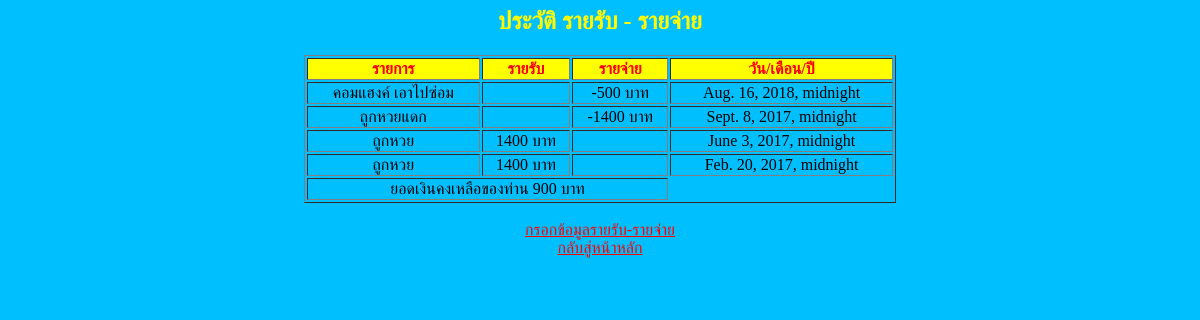
Before: /history with the older database file.
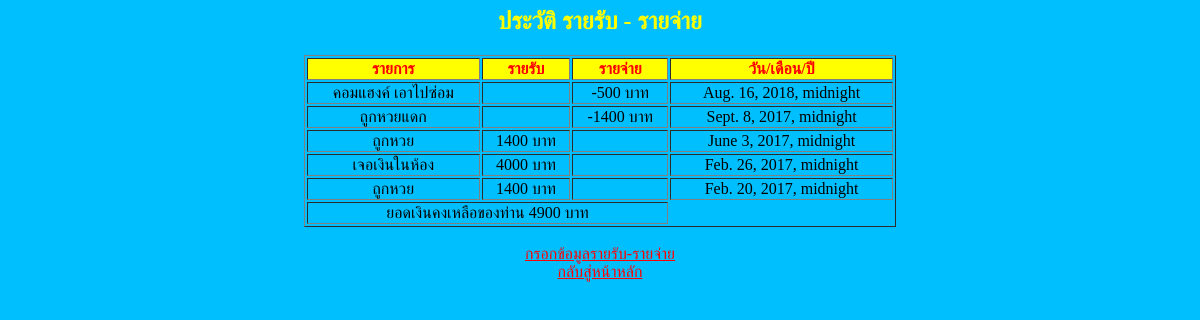
After: the same page with the newer database file.
### account/models.py (models this page shows, shortened)
class Account(models.Model):
    account_text = models.CharField(max_length=200)
    account_money = models.IntegerField(default=0)
    pub_date = models.DateTimeField('date published')

### account/views.py (the view)
# urls.py: url(r'^history$', views.history, name='history' ),
def history(request):
    payment_list = Account.objects.order_by('-pub_date')
    total = 0
    for money in payment_list:
        total = total + money.account_money
    return render(request,"account/history.html",{'payment_list':payment_list, 'amt_total':total})

### account/templates/account/history.html
{% load static %}
<html>
<center>
<head>
<link rel="stylesheet" href="{% static 'style.css' %}">
</head>
<body bgcolor="#00BFFF" class="ex1">
<h2 style = "text-align: center;color:rgb(255, 255, 0);">ประวัติ รายรับ - รายจ่าย</h2>
<table border=1 style="width:50%">
        <tr>
            <th>รายการ</th>
            <th>รายรับ</th>
            <th>รายจ่าย</th>
	    <th>วัน/เดือน/ปี</th>
        </tr>
{% for data in payment_list %}
<tr>
            <td>{{ data.account_text}}</td>
            {% if data.account_money < 0 %}
		<td></td><td>{{ data.account_money}} บาท</td>
	    {% else %}
                <td>{{ data.account_money}} บาท</td><td></td>
	    {% endif %}
            <td>{{ data.pub_date }}</td>
        </tr>
{% endfor %}
<tr>
            <td style="text-align: center;" colspan="3">ยอดเงินคงเหลือของท่าน {{ amt_total }} บาท</td>
        </tr>
</table>
<br><a href = "{% url 'account:operand' %}">กรอกข้อมูลรายรับ-รายจ่าย</a>
<br><a href = "{% url 'account:index' %}">กลับสู่หน้าหลัก</a>
</body>
</center>
</html>

### account/static/style.css (style rules this page uses)
th { color: red; background-color: yellow; }
td { text-align: center; }
a { color: red; }

Changed rows visible on the page:
added Account: account_text "เจอเงินในห้อง", account_money "4000", pub_date "Feb. 26, 2017, midnight"
Other visible differences:
{{ amt_total }}: "900" → "4900"
